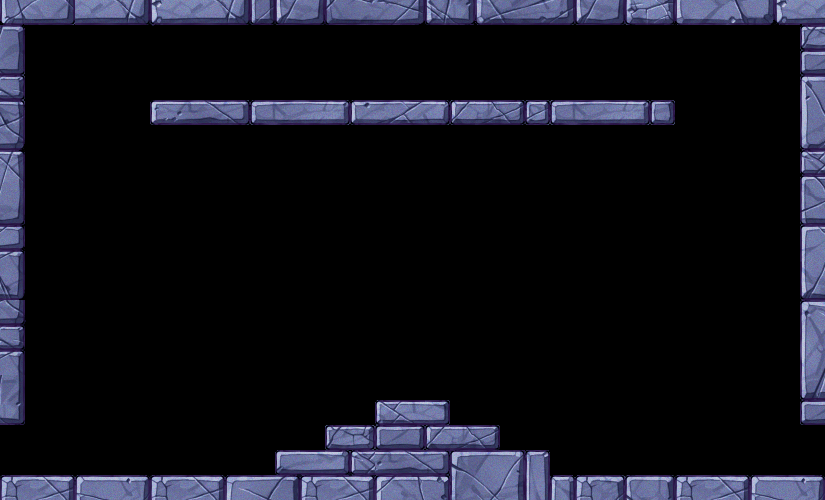

A 2D game scene composited from a Tiled map and its tileset images. What follows is a short description and the map's XML, with every tile layer's data as written:
An orthogonal 33x20 tile map with 25x25 px tiles, 1 tile layer (Tile Layer 1) and 7 objects (PlayerStart, Gem, Door, EnemyR21, EnemyR22, ...).

<map version="1.10" tiledversion="1.10.2" orientation="orthogonal" renderorder="right-down" width="33" height="20" tilewidth="25" tileheight="25" infinite="0" nextlayerid="3" nextobjectid="9">
 <properties>
  <property name="Background" value="bg_castle" />
  <property name="TutorialText" value="PRESS {JUMP} TO JUMP" />
  <property name="biome" value="castle" />
 </properties>
 <tileset firstgid="1" source="castle.tsx" />
 <layer id="1" name="Tile Layer 1" width="33" height="20">
  <data encoding="csv">
136,137,138,4,5,6,7,8,9,10,11,12,13,14,15,16,17,18,19,20,21,22,23,24,25,26,27,28,29,30,31,32,33,
175,176,177,43,44,45,46,47,48,49,50,51,52,53,54,55,56,57,58,59,60,61,62,63,64,65,66,67,68,69,70,71,72,
214,215,0,0,0,0,0,0,0,0,0,0,0,0,0,0,0,0,0,0,0,0,0,0,0,0,0,0,0,0,0,0,111,
1303,1304,0,0,0,0,0,0,0,0,0,0,0,0,0,0,0,0,0,0,0,0,0,0,0,0,0,0,0,0,0,0,1062,
1342,1343,0,0,0,0,4162,4163,4164,3343,3344,3345,3346,3347,3348,3349,3350,3351,4159,4160,4161,1360,1361,1362,1363,1364,1365,1216,0,0,0,0,1101,
1381,1382,0,0,0,0,4201,4202,4203,3382,3383,3384,3385,3386,3387,3388,3389,3390,4198,4199,4200,1399,1400,1401,1402,1403,1404,1255,0,0,0,0,1140,
3163,3164,0,0,0,0,0,0,0,0,0,0,0,0,0,0,0,0,0,0,0,0,0,0,0,0,0,0,0,0,0,0,1434,
3202,3203,0,0,0,0,0,0,0,0,0,0,0,0,0,0,0,0,0,0,0,0,0,0,0,0,0,0,0,0,0,0,1473,
3241,3242,0,0,0,0,0,0,0,0,0,0,0,0,0,0,0,0,0,0,0,0,0,0,0,0,0,0,0,0,0,0,1512,
2371,2372,0,0,0,0,0,0,0,0,0,0,0,0,0,0,0,0,0,0,0,0,0,0,0,0,0,0,0,0,0,0,3162,
2410,2411,0,0,0,0,0,0,0,0,0,0,0,0,0,0,0,0,0,0,0,0,0,0,0,0,0,0,0,0,0,0,3201,
2449,2450,0,0,0,0,0,0,0,0,0,0,0,0,0,0,0,0,0,0,0,0,0,0,0,0,0,0,0,0,0,0,3240,
2947,2948,0,0,0,0,0,0,0,0,0,0,0,0,0,0,0,0,0,0,0,0,0,0,0,0,0,0,0,0,0,0,2844,
2986,2987,0,0,0,0,0,0,0,0,0,0,0,0,0,0,0,0,0,0,0,0,0,0,0,0,0,0,0,0,0,0,2883,
3025,3026,0,0,0,0,0,0,0,0,0,0,0,0,0,0,0,0,0,0,0,0,0,0,0,0,0,0,0,0,0,0,2922,
3397,3398,0,0,0,0,0,0,0,0,0,0,0,0,0,0,0,0,0,0,0,0,0,0,0,0,0,0,0,0,0,0,3525,
3436,3437,0,0,0,0,0,0,0,0,0,0,0,0,0,4126,4127,4128,4129,0,0,0,0,0,0,0,0,0,0,0,0,0,3564,
3475,3476,0,0,0,0,0,0,0,0,0,0,0,2558,2559,4165,4166,4167,4168,4169,4170,0,0,0,0,0,0,0,0,0,0,0,3603,
0,0,0,0,0,0,0,0,0,0,0,4002,4003,4004,4005,4012,4013,4014,4015,4016,4017,3544,3545,0,0,0,0,0,0,0,0,0,0,
3679,3680,3681,3913,3914,3915,3679,3680,3681,4039,4040,4041,4042,4043,4044,4051,4052,4053,4054,4055,4056,3583,3584,3585,3790,3791,3792,3679,3680,3681,3913,3914,3915
</data>
 </layer>
 <objectgroup id="2" name="Object Layer 1">
  <object id="1" name="PlayerStart" x="40" y="475">
   <point />
  </object>
  <object id="2" name="Gem" x="412.424" y="399.849">
   <point />
  </object>
  <object id="3" name="Door" x="775" y="425">
   <point />
  </object>
  <object id="4" name="EnemyR21" x="161.879" y="99.2727">
   <point />
  </object>
  <object id="5" name="EnemyR22" x="232.667" y="98.6667">
   <point />
  </object>
  <object id="6" name="EnemyR23" x="309.152" y="99.0909">
   <point />
  </object>
  <object id="8" name="EnemyL13" x="769" y="279">
   <point />
  </object>
 </objectgroup>
</map>